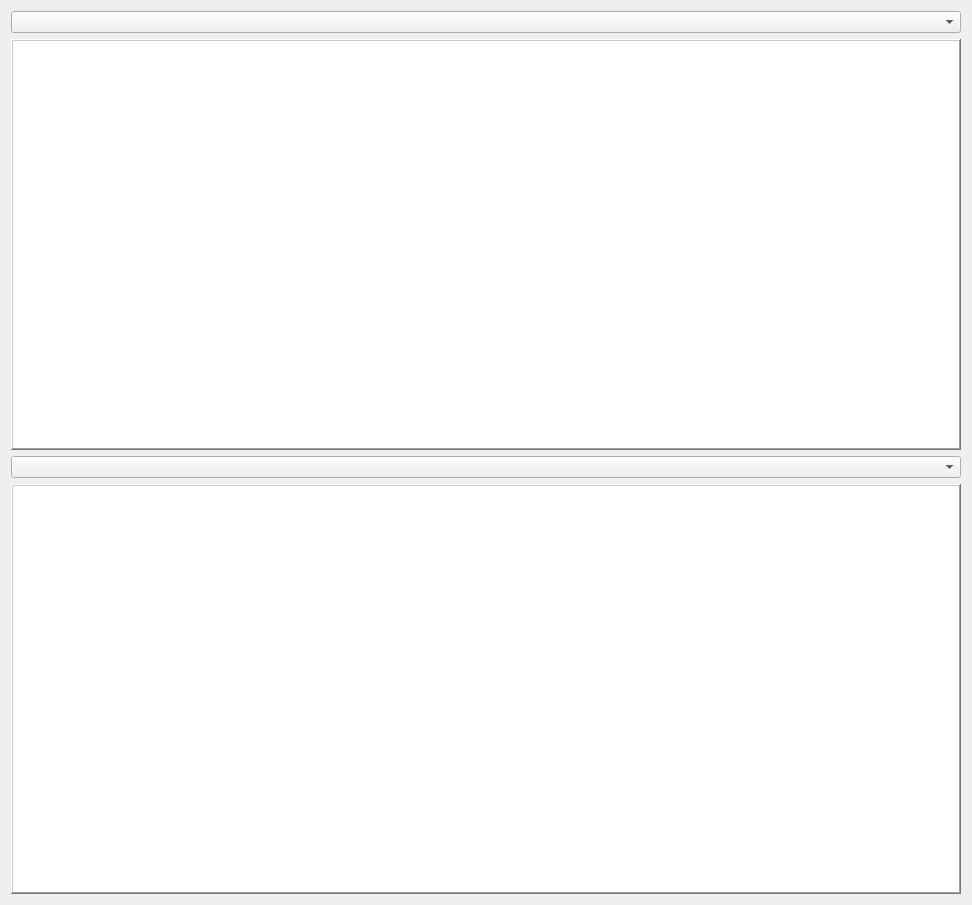
<?xml version="1.0" encoding="UTF-8"?>
<ui version="4.0">
 <class>Dialog</class>
 <widget class="QDialog" name="Dialog">
  <property name="geometry">
   <rect>
    <x>0</x>
    <y>0</y>
    <width>972</width>
    <height>905</height>
   </rect>
  </property>
  <property name="font">
   <font>
    <family>Consolas</family>
    <pointsize>9</pointsize>
    <weight>75</weight>
    <bold>true</bold>
   </font>
  </property>
  <property name="windowTitle">
   <string>Big Chart</string>
  </property>
  <layout class="QGridLayout" name="gridLayout">
   <item row="0" column="0">
    <widget class="QComboBox" name="comboBox1">
     <property name="font">
      <font>
       <weight>50</weight>
       <bold>false</bold>
      </font>
     </property>
     <property name="focusPolicy">
      <enum>Qt::NoFocus</enum>
     </property>
    </widget>
   </item>
   <item row="1" column="0">
    <widget class="PlotWidget" name="Plot1">
     <property name="font">
      <font>
       <family>Consolas</family>
       <weight>75</weight>
       <italic>true</italic>
       <bold>true</bold>
      </font>
     </property>
     <property name="focusPolicy">
      <enum>Qt::NoFocus</enum>
     </property>
     <property name="frameShape">
      <enum>QFrame::WinPanel</enum>
     </property>
     <property name="frameShadow">
      <enum>QFrame::Raised</enum>
     </property>
    </widget>
   </item>
   <item row="2" column="0">
    <widget class="QComboBox" name="comboBox2">
     <property name="font">
      <font>
       <weight>50</weight>
       <bold>false</bold>
      </font>
     </property>
     <property name="focusPolicy">
      <enum>Qt::NoFocus</enum>
     </property>
    </widget>
   </item>
   <item row="3" column="0">
    <widget class="PlotWidget" name="Plot2">
     <property name="font">
      <font>
       <family>Consolas</family>
       <weight>75</weight>
       <italic>true</italic>
       <bold>true</bold>
      </font>
     </property>
     <property name="focusPolicy">
      <enum>Qt::NoFocus</enum>
     </property>
     <property name="frameShape">
      <enum>QFrame::WinPanel</enum>
     </property>
     <property name="frameShadow">
      <enum>QFrame::Raised</enum>
     </property>
    </widget>
   </item>
  </layout>
 </widget>
 <customwidgets>
  <customwidget>
   <class>PlotWidget</class>
   <extends>QGraphicsView</extends>
   <header>pyqtgraph</header>
  </customwidget>
 </customwidgets>
 <resources/>
 <connections/>
 <slots>
  <slot>AddCode()</slot>
  <slot>RemoveCode()</slot>
 </slots>
</ui>
